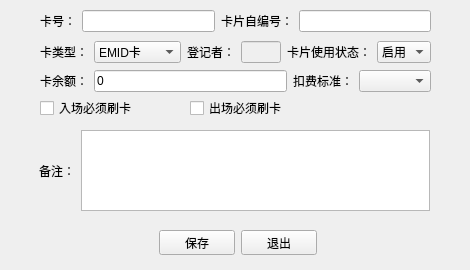
<?xml version="1.0" encoding="UTF-8"?>
<ui version="4.0">
 <class>CValueCardDialog</class>
 <widget class="QDialog" name="CValueCardDialog">
  <property name="geometry">
   <rect>
    <x>0</x>
    <y>0</y>
    <width>470</width>
    <height>270</height>
   </rect>
  </property>
  <property name="windowTitle">
   <string>储值卡</string>
  </property>
  <widget class="QWidget" name="layoutWidget_5">
   <property name="geometry">
    <rect>
     <x>159</x>
     <y>230</y>
     <width>158</width>
     <height>25</height>
    </rect>
   </property>
   <layout class="QHBoxLayout" name="horizontalLayout_6">
    <item>
     <widget class="QPushButton" name="btnSave">
      <property name="text">
       <string>保存</string>
      </property>
      <property name="autoDefault">
       <bool>false</bool>
      </property>
     </widget>
    </item>
    <item>
     <widget class="QPushButton" name="btnExit">
      <property name="text">
       <string>退出</string>
      </property>
      <property name="autoDefault">
       <bool>false</bool>
      </property>
     </widget>
    </item>
   </layout>
  </widget>
  <widget class="QWidget" name="layoutWidget_4">
   <property name="geometry">
    <rect>
     <x>39</x>
     <y>130</y>
     <width>391</width>
     <height>81</height>
    </rect>
   </property>
   <layout class="QHBoxLayout" name="horizontalLayout_5">
    <item>
     <widget class="QLabel" name="label_7">
      <property name="text">
       <string>备注：</string>
      </property>
     </widget>
    </item>
    <item>
     <widget class="QTextEdit" name="edtComment"/>
    </item>
   </layout>
  </widget>
  <widget class="QWidget" name="layoutWidget_6">
   <property name="geometry">
    <rect>
     <x>40</x>
     <y>41</y>
     <width>391</width>
     <height>22</height>
    </rect>
   </property>
   <layout class="QHBoxLayout" name="horizontalLayout_7">
    <item>
     <widget class="QLabel" name="label_4">
      <property name="text">
       <string>卡类型：</string>
      </property>
     </widget>
    </item>
    <item>
     <widget class="QComboBox" name="cbxCardType">
      <item>
       <property name="text">
        <string>EMID卡</string>
       </property>
      </item>
      <item>
       <property name="text">
        <string>MIFARE卡</string>
       </property>
      </item>
     </widget>
    </item>
    <item>
     <widget class="QLabel" name="label_5">
      <property name="text">
       <string>登记者：</string>
      </property>
     </widget>
    </item>
    <item>
     <widget class="QLineEdit" name="edtRecorder">
      <property name="enabled">
       <bool>false</bool>
      </property>
     </widget>
    </item>
    <item>
     <widget class="QLabel" name="label_6">
      <property name="text">
       <string>卡片使用状态：</string>
      </property>
     </widget>
    </item>
    <item>
     <widget class="QComboBox" name="cbxCardStatus">
      <item>
       <property name="text">
        <string>启用</string>
       </property>
      </item>
      <item>
       <property name="text">
        <string>挂失</string>
       </property>
      </item>
     </widget>
    </item>
   </layout>
  </widget>
  <widget class="QWidget" name="layoutWidget_7">
   <property name="geometry">
    <rect>
     <x>40</x>
     <y>10</y>
     <width>391</width>
     <height>22</height>
    </rect>
   </property>
   <layout class="QHBoxLayout" name="horizontalLayout_8">
    <item>
     <widget class="QLabel" name="label_8">
      <property name="text">
       <string>卡号：</string>
      </property>
     </widget>
    </item>
    <item>
     <widget class="QLineEdit" name="edtNumber"/>
    </item>
    <item>
     <widget class="QLabel" name="label_9">
      <property name="text">
       <string>卡片自编号：</string>
      </property>
     </widget>
    </item>
    <item>
     <widget class="QLineEdit" name="edtSelfNumber"/>
    </item>
   </layout>
  </widget>
  <widget class="QWidget" name="layoutWidget">
   <property name="geometry">
    <rect>
     <x>40</x>
     <y>70</y>
     <width>391</width>
     <height>22</height>
    </rect>
   </property>
   <layout class="QHBoxLayout" name="horizontalLayout">
    <item>
     <widget class="QLabel" name="label_3">
      <property name="text">
       <string>卡余额：</string>
      </property>
     </widget>
    </item>
    <item>
     <widget class="QLineEdit" name="edtRemainder">
      <property name="enabled">
       <bool>true</bool>
      </property>
      <property name="text">
       <string>0</string>
      </property>
     </widget>
    </item>
    <item>
     <widget class="QLabel" name="label_10">
      <property name="text">
       <string>扣费标准：</string>
      </property>
     </widget>
    </item>
    <item>
     <widget class="QComboBox" name="cbxStandard"/>
    </item>
   </layout>
  </widget>
  <widget class="QCheckBox" name="chkEnter">
   <property name="geometry">
    <rect>
     <x>40</x>
     <y>100</y>
     <width>111</width>
     <height>16</height>
    </rect>
   </property>
   <property name="text">
    <string>入场必须刷卡</string>
   </property>
  </widget>
  <widget class="QCheckBox" name="chkLeave">
   <property name="geometry">
    <rect>
     <x>190</x>
     <y>100</y>
     <width>101</width>
     <height>16</height>
    </rect>
   </property>
   <property name="text">
    <string>出场必须刷卡</string>
   </property>
  </widget>
 </widget>
 <resources/>
 <connections/>
</ui>
